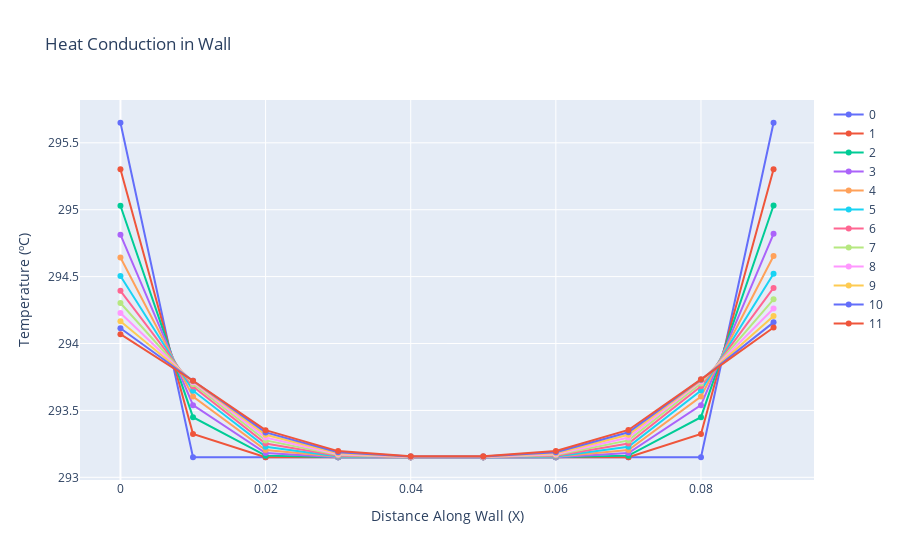

Notebook source saved alongside this figure:
### Code cell
fig = go.Figure()

for time, x_at_time in enumerate(t.Ttx):
    fig.add_trace(go.Scatter(x=t.x_vals, y=x_at_time, mode='lines+markers', name=time))
fig.update_layout(xaxis_title='Distance Along Wall (X)',
                  yaxis_title='Temperature (ºC)',
                  title='Heat Conduction in Wall')

### Figure 1 — Plotly figure (JSON) as saved in the notebook; plotly's stock layout.template omitted (floating-point values rounded to 4 significant figures)
{"data": [{"mode": "lines+markers", "name": "0", "type": "scatter", "x": [0, 0.01, 0.02, 0.03, 0.04, 0.05, 0.06, 0.07, 0.08, 0.09], "y": [295.6, 293.1, 293.1, 293.1, 293.1, 293.1, 293.1, 293.1, 293.1, 295.6]}, {"mode": "lines+markers", "name": "1", "type": "scatter", "x": [0, 0.01, 0.02, 0.03, 0.04, 0.05, 0.06, 0.07, 0.08, 0.09], "y": [295.3, 293.3, 293.1, 293.1, 293.1, 293.1, 293.1, 293.1, 293.3, 295.3]}, {"mode": "lines+markers", "name": "2", "type": "scatter", "x": [0, 0.01, 0.02, 0.03, 0.04, 0.05, 0.06, 0.07, 0.08, 0.09], "y": [295.0, 293.4, 293.2, 293.1, 293.1, 293.1, 293.1, 293.2, 293.4, 295.0]}, {"mode": "lines+markers", "name": "3", "type": "scatter", "x": [0, 0.01, 0.02, 0.03, 0.04, 0.05, 0.06, 0.07, 0.08, 0.09], "y": [294.8, 293.5, 293.2, 293.2, 293.1, 293.1, 293.2, 293.2, 293.5, 294.8]}, {"mode": "lines+markers", "name": "4", "type": "scatter", "x": [0, 0.01, 0.02, 0.03, 0.04, 0.05, 0.06, 0.07, 0.08, 0.09], "y": [294.6, 293.6, 293.2, 293.2, 293.2, 293.2, 293.2, 293.2, 293.6, 294.7]}, {"mode": "lines+markers", "name": "5", "type": "scatter", "x": [0, 0.01, 0.02, 0.03, 0.04, 0.05, 0.06, 0.07, 0.08, 0.09], "y": [294.5, 293.6, 293.2, 293.2, 293.2, 293.2, 293.2, 293.2, 293.6, 294.5]}, {"mode": "lines+markers", "name": "6", "type": "scatter", "x": [0, 0.01, 0.02, 0.03, 0.04, 0.05, 0.06, 0.07, 0.08, 0.09], "y": [294.4, 293.7, 293.3, 293.2, 293.2, 293.2, 293.2, 293.3, 293.7, 294.4]}, {"mode": "lines+markers", "name": "7", "type": "scatter", "x": [0, 0.01, 0.02, 0.03, 0.04, 0.05, 0.06, 0.07, 0.08, 0.09], "y": [294.3, 293.7, 293.3, 293.2, 293.2, 293.2, 293.2, 293.3, 293.7, 294.3]}, {"mode": "lines+markers", "name": "8", "type": "scatter", "x": [0, 0.01, 0.02, 0.03, 0.04, 0.05, 0.06, 0.07, 0.08, 0.09], "y": [294.2, 293.7, 293.3, 293.2, 293.2, 293.2, 293.2, 293.3, 293.7, 294.3]}, {"mode": "lines+markers", "name": "9", "type": "scatter", "x": [0, 0.01, 0.02, 0.03, 0.04, 0.05, 0.06, 0.07, 0.08, 0.09], "y": [294.2, 293.7, 293.3, 293.2, 293.2, 293.2, 293.2, 293.3, 293.7, 294.2]}, {"mode": "lines+markers", "name": "10", "type": "scatter", "x": [0, 0.01, 0.02, 0.03, 0.04, 0.05, 0.06, 0.07, 0.08, 0.09], "y": [294.1, 293.7, 293.3, 293.2, 293.2, 293.2, 293.2, 293.3, 293.7, 294.2]}, {"mode": "lines+markers", "name": "11", "type": "scatter", "x": [0, 0.01, 0.02, 0.03, 0.04, 0.05, 0.06, 0.07, 0.08, 0.09], "y": [294.1, 293.7, 293.4, 293.2, 293.2, 293.2, 293.2, 293.4, 293.7, 294.1]}], "layout": {"title": {"text": "Heat Conduction in Wall"}, "xaxis": {"title": {"text": "Distance Along Wall (X)"}}, "yaxis": {"title": {"text": "Temperature (ºC)"}}}}
